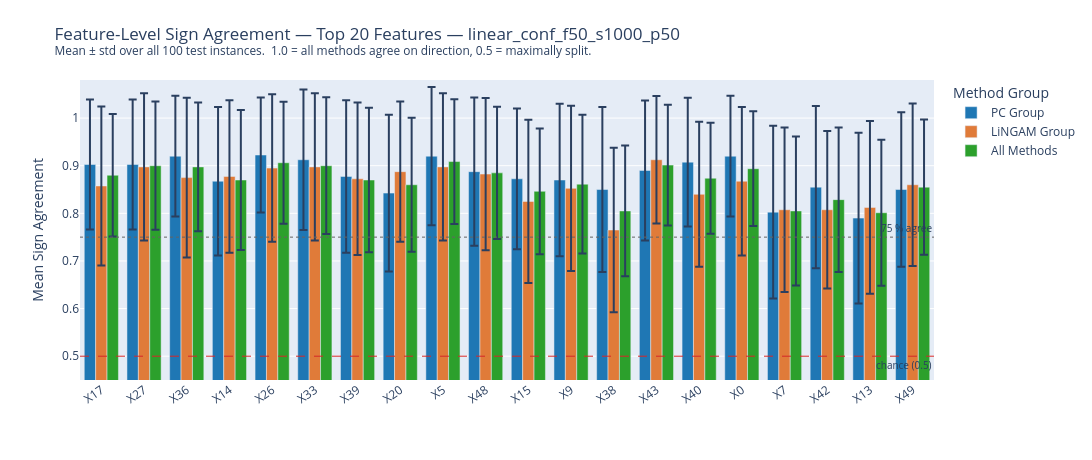

Notebook cell for this chart:
### Markdown cell above
## 8. Sign Agreement Across Methods

**Metric definition** — for every *(instance i, feature f)* cell we count how many methods assign a positive SHAP value (`n⁺`) and how many assign a negative value (`n⁻`), then define:

$$\text{agreement}(i,f) = \frac{\max(n^+, n^-)}{n_{\text{methods}}} \in [0.5, \; 1.0]$$

| Score | Interpretation |
|-------|---------------|
| **1.0** | All methods agree on the sign (fully consistent) |
| **0.75** | 3 out of 4 methods agree |
| **0.5** | Half say +, half say − (maximally split) |

Three groups are evaluated: **PC Group** (Scratch + 3 PC methods), **LiNGAM Group** (Scratch + 3 LiNGAM methods), **All Methods** (all 7 together).

- **Feature-level bar chart** — mean agreement per feature (averaged over all test instances)
- **Heatmap** — full (feature × instance) agreement matrix, one panel per graph type

### Code cell
# ── Groups ────────────────────────────────────────────────────────────────
AGREEMENT_GROUPS = {
    "PC Group":     ["Scratch", "Asymmetric (PC)",     "Causal (PC)",     "Flow (PC)"],
    "LiNGAM Group": ["Scratch", "Asymmetric (LiNGAM)", "Causal (LiNGAM)", "Flow (LiNGAM)"],
    # "PC Group":     ["Scratch", "Asymmetric (PC)",     "Causal (PC)"],
    # "LiNGAM Group": ["Scratch", "Asymmetric (LiNGAM)", "Causal (LiNGAM)"],
    # "PC Group":     ["Scratch", "Asymmetric (PC)",     "Flow (PC)"],
    # "LiNGAM Group": ["Scratch", "Asymmetric (LiNGAM)", "Flow (LiNGAM)"],
    # "PC Group":     ["Scratch", "Asymmetric (PC)",     ],
    # "LiNGAM Group": ["Scratch", "Asymmetric (LiNGAM)", ],
    # "All Methods":  list(shap_data.keys()),
}
AGREEMENT_GROUPS["All Methods"]=AGREEMENT_GROUPS["PC Group"]+ AGREEMENT_GROUPS["LiNGAM Group"]
GROUP_COLORS_AGREE = {
    "PC Group":     "#1f77b4",
    "LiNGAM Group": "#e07b39",
    "All Methods":  "#2ca02c",
}

_feat_idx = np.array(scratch_rank.tolist())   # top-N feature indices


def compute_sign_agreement(method_list, shap_data, feat_idx):
    """
    For each (instance i, feature f): max(n_pos, n_neg) / n_methods.
    Returns
    -------
    agreement : ndarray (n_instances, n_feats)  ∈ [0.5, 1.0]
    available : list of method names actually used
    """
    available = [m for m in method_list if m in shap_data]
    if len(available) < 2:
        return None, available
    stack     = np.stack([shap_data[m][:, feat_idx] for m in available], axis=0)
    n_methods = stack.shape[0]
    signs     = np.sign(stack)                       # −1, 0, +1
    n_pos     = (signs > 0).sum(axis=0)              # (n_instances, n_feats)
    n_neg     = (signs < 0).sum(axis=0)
    return np.maximum(n_pos, n_neg) / n_methods, available


# ── Compute ───────────────────────────────────────────────────────────────
agreement_mats    = {}
agreement_methods = {}
for grp, methods in AGREEMENT_GROUPS.items():
    mat, avail             = compute_sign_agreement(methods, shap_data, _feat_idx)
    agreement_mats[grp]    = mat
    agreement_methods[grp] = avail

# ── Global summary table ──────────────────────────────────────────────────
print(f"{'Group':<18}  {'Global mean':>11}  {'Feat mean ± std':>18}  {'Inst mean ± std':>18}  # methods")
print("─" * 105)
for grp, mat in agreement_mats.items():
    if mat is None:
        continue
    feat_means = mat.mean(axis=0)      # (n_feats,)  mean over instances
    inst_means = mat.mean(axis=1)      # (n_inst,)   mean over features
    print(
        f"{grp:<18}  {mat.mean():>11.3f}  "
        f"{feat_means.mean():>7.3f} ± {feat_means.std():.3f}    "
        f"{inst_means.mean():>7.3f} ± {inst_means.std():.3f}  "
        f"  {len(agreement_methods[grp])}"
    )


# ── Figure A: Feature-level mean sign agreement ───────────────────────────
rows_agree = []
for grp, mat in agreement_mats.items():
    if mat is None:
        continue
    feat_means = mat.mean(axis=0)
    feat_stds  = mat.std(axis=0)
    for i, feat in enumerate(top_features):
        rows_agree.append(dict(
            Feature=feat,
            Group=grp,
            Agreement=float(feat_means[i]),
            Std=float(feat_stds[i]),
        ))

df_agree_feat = pd.DataFrame(rows_agree)
df_agree_feat["Feature"] = pd.Categorical(
    df_agree_feat["Feature"], categories=top_features, ordered=True
)

fig_agree_feat = px.bar(
    df_agree_feat,
    x="Feature", y="Agreement", color="Group",
    barmode="group",
    error_y="Std",
    color_discrete_map=GROUP_COLORS_AGREE,
    range_y=[0.45, 1.08],
    title=(
        f"Feature-Level Sign Agreement — Top {N_TOP_FEATURES} Features — {DATASET}<br>"
        f"<sup>Mean ± std over all {x_test.shape[0]} test instances.  "
        f"1.0 = all methods agree on direction, 0.5 = maximally split.</sup>"
    ),
    labels={"Agreement": "Mean Sign Agreement", "Feature": ""},
    height=460, width=1250,
)
fig_agree_feat.add_hline(
    y=0.75,
    line=dict(color="#636363", width=1, dash="dot"),
    annotation_text="75 % agree",
    annotation_position="top right",
    annotation_font_size=10,
)
fig_agree_feat.add_hline(
    y=0.5,
    line=dict(color="#d62728", width=1, dash="dash"),
    annotation_text="chance (0.5)",
    annotation_position="bottom right",
    annotation_font_size=10,
)
fig_agree_feat.update_layout(
    legend_title_text="Method Group",
    margin=dict(t=80, b=80),
    xaxis_tickangle=-35,
)
fig_agree_feat.show()

### Figure 1 — Plotly figure (JSON) as saved in the notebook; plotly's stock layout.template omitted (floating-point values rounded to 4 significant figures)
{"data": [{"alignmentgroup": "True", "error_y": {"array": [0.1365, 0.1365, 0.1269, 0.1559, 0.1209, 0.1474, 0.1601, 0.1645, 0.1453, 0.1556, 0.1479, 0.16, 0.1732, 0.1471, 0.1353, 0.1269, 0.1813, 0.1702, 0.1793, 0.162]}, "hovertemplate": "Group=PC Group<br>=%{x}<br>Mean Sign Agreement=%{y}<extra></extra>", "legendgroup": "PC Group", "marker": {"color": "#1f77b4", "pattern": {"shape": ""}}, "name": "PC Group", "offsetgroup": "PC Group", "orientation": "v", "showlegend": true, "textposition": "auto", "type": "bar", "x": ["X17", "X27", "X36", "X14", "X26", "X33", "X39", "X20", "X5", "X48", "X15", "X9", "X38", "X43", "X40", "X0", "X7", "X42", "X13", "X49"], "xaxis": "x", "y": [0.9025, 0.9025, 0.92, 0.8675, 0.9225, 0.9125, 0.8775, 0.8425, 0.92, 0.8875, 0.8725, 0.87, 0.85, 0.89, 0.9075, 0.92, 0.8025, 0.855, 0.79, 0.85], "yaxis": "y"}, {"alignmentgroup": "True", "error_y": {"array": [0.1668, 0.1545, 0.1677, 0.1601, 0.1548, 0.1545, 0.1601, 0.1474, 0.1545, 0.1599, 0.1714, 0.1735, 0.1726, 0.134, 0.1522, 0.1559, 0.1727, 0.1653, 0.1816, 0.1707]}, "hovertemplate": "Group=LiNGAM Group<br>=%{x}<br>Mean Sign Agreement=%{y}<extra></extra>", "legendgroup": "LiNGAM Group", "marker": {"color": "#e07b39", "pattern": {"shape": ""}}, "name": "LiNGAM Group", "offsetgroup": "LiNGAM Group", "orientation": "v", "showlegend": true, "textposition": "auto", "type": "bar", "x": ["X17", "X27", "X36", "X14", "X26", "X33", "X39", "X20", "X5", "X48", "X15", "X9", "X38", "X43", "X40", "X0", "X7", "X42", "X13", "X49"], "xaxis": "x", "y": [0.8575, 0.8975, 0.875, 0.8775, 0.895, 0.8975, 0.8725, 0.8875, 0.8975, 0.8825, 0.825, 0.8525, 0.765, 0.9125, 0.84, 0.8675, 0.8075, 0.8075, 0.8125, 0.86], "yaxis": "y"}, {"alignmentgroup": "True", "error_y": {"array": [0.1286, 0.1346, 0.1351, 0.1468, 0.1279, 0.1436, 0.152, 0.1406, 0.1309, 0.1388, 0.1321, 0.1457, 0.1373, 0.1266, 0.1166, 0.1204, 0.1564, 0.1517, 0.1532, 0.1422]}, "hovertemplate": "Group=All Methods<br>=%{x}<br>Mean Sign Agreement=%{y}<extra></extra>", "legendgroup": "All Methods", "marker": {"color": "#2ca02c", "pattern": {"shape": ""}}, "name": "All Methods", "offsetgroup": "All Methods", "orientation": "v", "showlegend": true, "textposition": "auto", "type": "bar", "x": ["X17", "X27", "X36", "X14", "X26", "X33", "X39", "X20", "X5", "X48", "X15", "X9", "X38", "X43", "X40", "X0", "X7", "X42", "X13", "X49"], "xaxis": "x", "y": [0.88, 0.9, 0.8975, 0.87, 0.9062, 0.9, 0.87, 0.86, 0.9087, 0.885, 0.8462, 0.8612, 0.805, 0.9012, 0.8738, 0.8938, 0.805, 0.8287, 0.8013, 0.855], "yaxis": "y"}], "layout": {"annotations": [{"font": {"size": 10}, "showarrow": false, "text": "75 % agree", "x": 1, "xanchor": "right", "xref": "x domain", "y": 0.75, "yanchor": "bottom", "yref": "y"}, {"font": {"size": 10}, "showarrow": false, "text": "chance (0.5)", "x": 1, "xanchor": "right", "xref": "x domain", "y": 0.5, "yanchor": "top", "yref": "y"}], "barmode": "group", "height": 460, "legend": {"title": {"text": "Method Group"}, "tracegroupgap": 0}, "margin": {"b": 80, "t": 80}, "shapes": [{"line": {"color": "#636363", "dash": "dot", "width": 1}, "type": "line", "x0": 0, "x1": 1, "xref": "x domain", "y0": 0.75, "y1": 0.75, "yref": "y"}, {"line": {"color": "#d62728", "dash": "dash", "width": 1}, "type": "line", "x0": 0, "x1": 1, "xref": "x domain", "y0": 0.5, "y1": 0.5, "yref": "y"}], "title": {"text": "Feature-Level Sign Agreement — Top 20 Features — linear_conf_f50_s1000_p50<br><sup>Mean ± std over all 100 test instances.  1.0 = all methods agree on direction, 0.5 = maximally split.</sup>"}, "width": 1250, "xaxis": {"anchor": "y", "domain": [0, 1], "tickangle": -35, "title": {"text": ""}}, "yaxis": {"anchor": "x", "domain": [0, 1], "range": [0.45, 1.08], "title": {"text": "Mean Sign Agreement"}}}}
